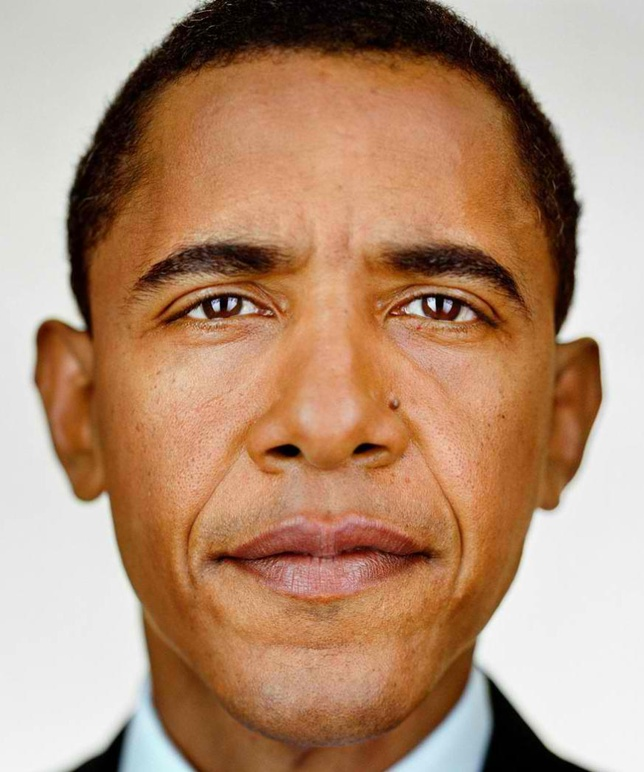
#> input picture Labb 3/images/01.jpg, 644 x 772 px, shrunk from 873 x 1047 before the run, found by its file name; its folder holds 3 pictures in this run
$ python main.py
#> lines starting #> are read from the running program, lines starting #| are printed output that depends on the picture; after the words box and inside, x2 and y2 are one past the last pixel; in counts of white or black regions, pixels touching at a corner belong together
import cv2
import numpy as np
import os
from scipy.spatial import distance_matrix
import matplotlib.pyplot as plt


def load_images_from_folder(folder):
#> called with folder = 'Labb 3\\images'
    images = []
    filenames = []
    for filename in os.listdir(folder):
        if filename.endswith(".jpg"):
            img = cv2.imread(os.path.join(folder, filename))
#> img is the input picture: shape (772, 644, 3); mean B, G, R 116.6, 142.9, 179.3
            if img is not None:
                images.append(img)
                filenames.append(filename)
    return images, filenames


def extract_features(images):
    feature_vectors = []
    for img in images:
        features = []
        # 1. Colour content
        mean_r = np.mean(img[:, :, 2])
        mean_g = np.mean(img[:, :, 1])
        mean_b = np.mean(img[:, :, 0])
        features.extend([mean_r, mean_g, mean_b])

        # 2. Colour distribution around the central point
        h, w = img.shape[:2]
        center = (w // 2, h // 2)
        central_region = img[
            center[1] - 10 : center[1] + 10, center[0] - 10 : center[0] + 10
        ]
        mean_central = cv2.mean(central_region)[:3]
        features.extend(mean_central)

        # 3. Colour distribution around several points
        points = [
            (w // 4, h // 4),
            (3 * w // 4, h // 4),
            (w // 4, 3 * h // 4),
            (3 * w // 4, 3 * h // 4),
        ]  # corners
        for x, y in points:
            color_region = img[y - 10 : y + 10, x - 10 : x + 10]
            mean_point = cv2.mean(color_region)[:3]
            features.extend(mean_point)

        # 4. Luminance distribution
        gray = cv2.cvtColor(img, cv2.COLOR_BGR2GRAY)
        for x, y in points:
            gray_region = gray[y - 10 : y + 10, x - 10 : x + 10]
            luminance_mean = np.mean(gray_region)
            features.append(luminance_mean)

        # 5. Edge positions and orientations
        edges = cv2.Canny(img, 100, 200)
        edge_count = np.sum(edges > 0)
        features.append(edge_count)

        feature_vectors.append(features)
    return feature_vectors


# Load images
folder_path = "Labb 3\images"
images, filenames = load_images_from_folder(folder_path)
#> images = 3 items; filenames = ['01.jpg', '08.jpg', '10.jpg']

# Extract comprehensive feature vectors
feature_vectors = extract_features(images)
#> the loop in extract_features, `for img in images:` made 3 passes
#> (mean_r, mean_g, mean_b, h, w, center, mean_central, points) on passes 1 to 3: (179.3, 142.9, 116.6, 772, 644, (322, 386), (117.5, 155.5, 217), [(161, 193), (483, 193), (161, 579), (483, 579)]), (181.2, 121.4, 73.99, 492, 737, (368, 246), (13.2, 47.84, 190.4), [(184, 123), (552, 123), (184, 369), (552, 369)]), (76.73, 92.37, 110.8, 748, 944, (472, 374), (133.6, 93.51, 68.81), [(236, 187), (708, 187), (236, 561), (708, 561)])
#> pass 1, in extract_features, `central_region = img[ center[1] - 10 : center[1] + 10, center[0] - 10 ..`:
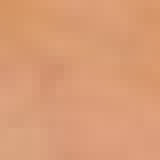
#> central_region: shape (20, 20, 3) (shown 8 times larger); mean B, G, R 117.5, 155.5, 217
#> pass 1, in extract_features, `gray = cv2.cvtColor(img, cv2.COLOR_BGR2GRAY)`:
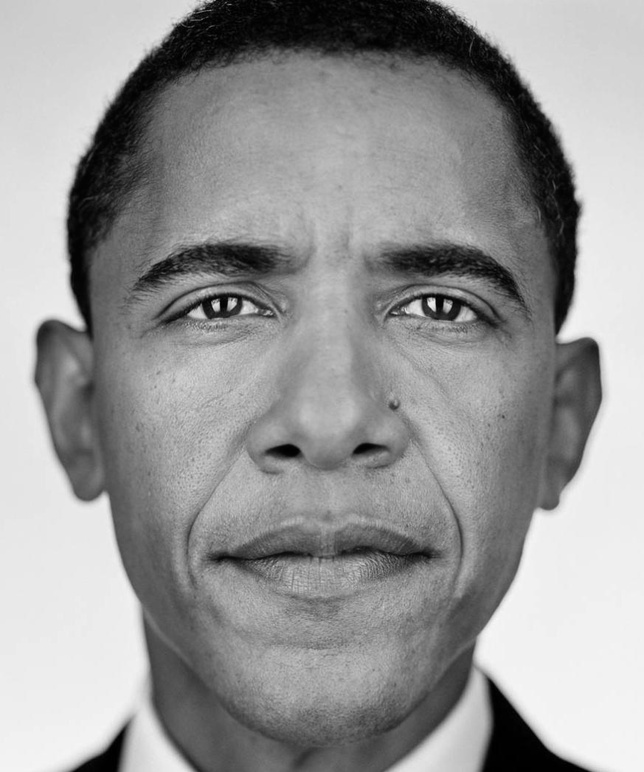
#> gray: shape (772, 644); min 0, max 247, mean 150.8
#> pass 1, in extract_features, `edges = cv2.Canny(img, 100, 200)`:
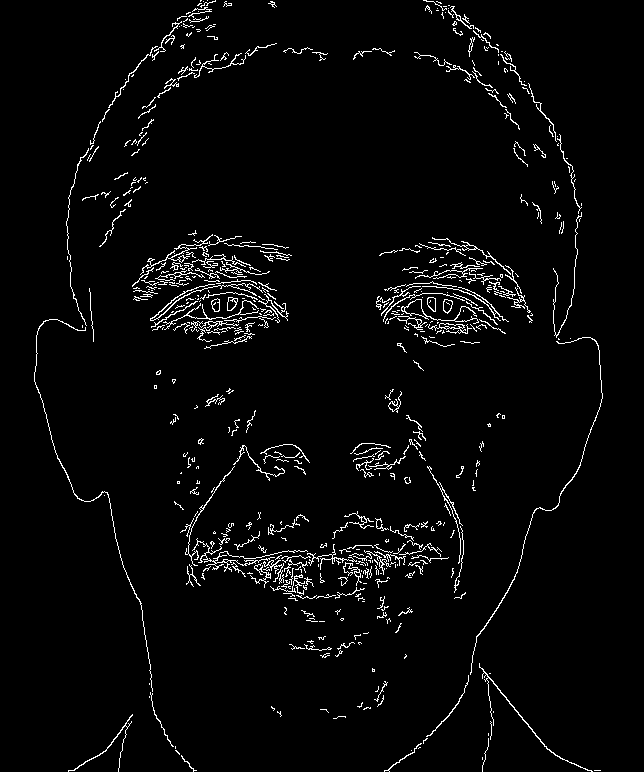
#> edges: shape (772, 644); 3.2% white in thin lines or dots, all inside (x1, y1, x2, y2) = (34, 0, 603, 772)
#> pass 2, in extract_features, `central_region = img[ center[1] - 10 : center[1] + 10, center[0] - 10 ..`:
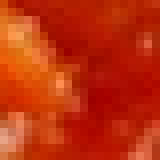
#> central_region: shape (20, 20, 3) (shown 8 times larger); mean B, G, R 13.2, 47.8, 190.4
#> after the loop in extract_features, `for img in images:`:
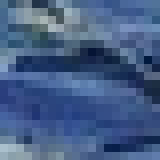
#> central_region: shape (20, 20, 3) (shown 8 times larger); mean B, G, R 133.6, 93.5, 68.8
#> after the loop in extract_features, `for img in images:`:
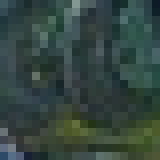
#> color_region: shape (20, 20, 3) (shown 8 times larger); mean B, G, R 64.4, 70.1, 52.3
#> after the loop in extract_features, `for img in images:`:
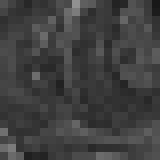
#> gray_region: shape (20, 20) (shown 8 times larger); min 24, max 145, mean 64.1
#> after the loop in extract_features, `for img in images:`: feature_vectors = 3 items
#> feature_vectors = 3 items

# Display feature vectors
# for filename, feature_vector in zip(filenames, feature_vectors):
#     print(f"{filename}: Feature Vector = {feature_vector}")

# Compare image 04.jpg to others
#> (the run stopped early here; a loop or call above may not have finished)
